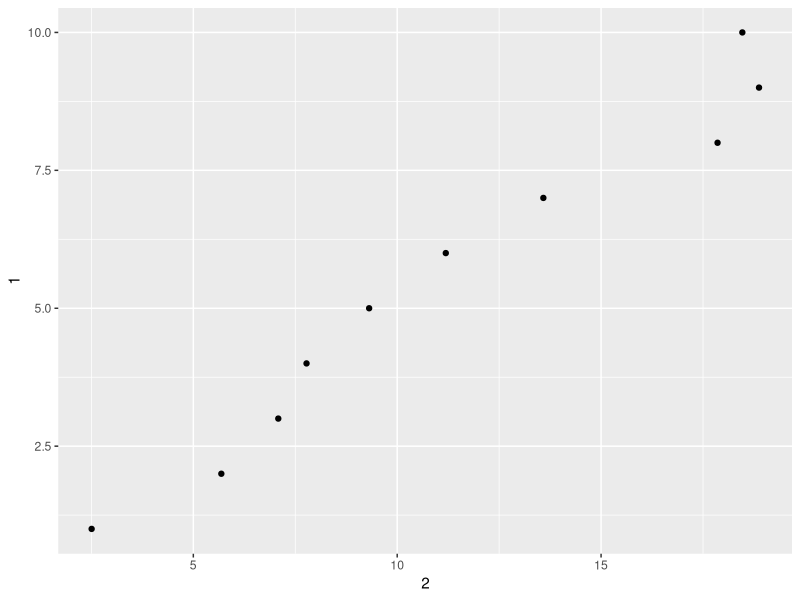

Recreate this plot in R.
#vignette('tibble')
library(tidyverse)
library(ggplot2)

# tibble ------------------------------------------------------------------

tibble(x= 1:5,
       y= 1,
       z= x^2+y)

# the name can start with symbols
tb <- tibble(
  ':)' = 'smile',
  ' ' = 'space',
  '2000' = 'number'
)

# tribble :transposed tibble
# good for small data sets
tribble(
  ~x, ~y, ~z,
  #--|--|--|
  "a", 2, 3.6,
  "b", 1, 8.5
)

# tibble vs. data frame -----------------------------------------------------------------
##print
# tibble shows str() for each column
tibble(
  a = lubridate::now() + runif(1e3) * 86400,
  b = lubridate::today() + runif(1e3) * 30,
  c = 1:1e3,
  d = runif(1e3),
  e = sample(letters, 1e3, replace = TRUE)
)

# options(tibble.print_max = n, tibble.print_min = m): 
#if more than n rows, print only m rows
  
#options(tibble.print_min = Inf) to always show all rows

## subsetting
df <- tibble(
  x=runif(5),
  y=rnorm(5)
  )
df$x
df$y
# [['x']] is for name as df$x
df[['x']]
# by position
df[[1]]
# df[1] wil return a column not only the number inside

# in pipe, add '.' in front of names
df %>% .[[1]]

# as.data.frame (tb) returns data frame


# exercise ---------------------------------------------------------------
#2 
df <- data.frame(abc = 1, xyz = "a")
df$x #data fram can return the matched xyz for x, partial matching
df[, "xyz"]
df[, c("abc", "xyz")]

df.tb <- as.tibble(df)
df.tb$x
df.tb[, "xyz"]
df.tb[, c("abc", "xyz")]

#4
annoying <- tibble(
  `1` = 1:10,
  `2` = `1` * 2 + rnorm(length(`1`))
)
annoying[[1]] #only number
annoying[,1] #column 
# refer the special names with backticks ``
ggplot(annoying, aes(x= `2`, y= `1`)) +
  geom_point()

annoying$`3` <- annoying$`2`/2
colnames(annoying) <- c('one','two', 'three')
